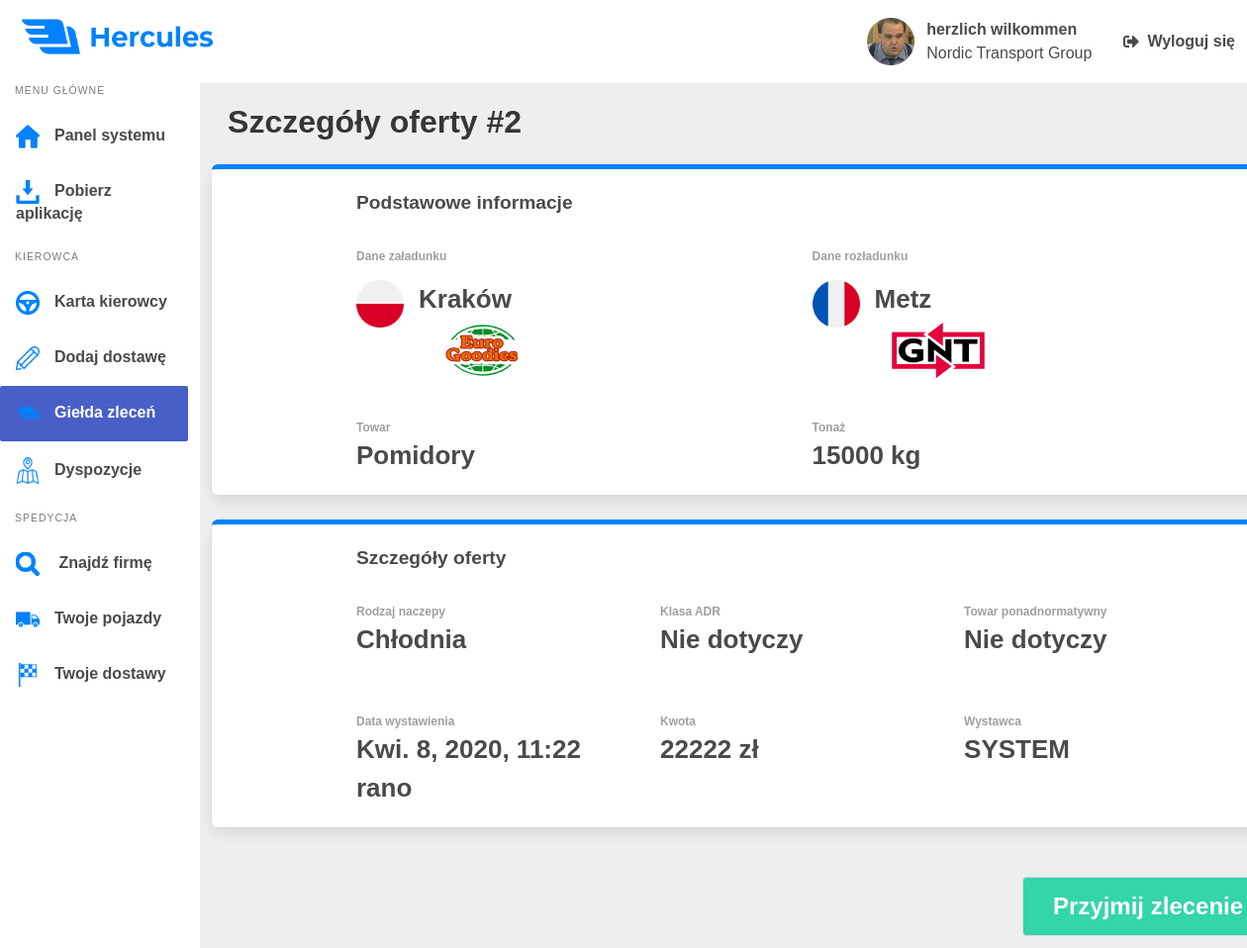
The app's page /Gielda/Offers/2 (signed in) with its own data.
### hercules_app/models.py (models this page shows, shortened)
class Driver(models.Model):
    user = models.OneToOneField(User, on_delete=models.CASCADE, null=True)
    nick = models.CharField(max_length=64, null=True)
    company = models.ForeignKey(Company, on_delete=models.CASCADE, null=True)
    avatar = models.FileField(upload_to='avatars/', null=True)
    last_delivery = models.DateTimeField(auto_now_add=True)
    length_of_service = models.DateTimeField(auto_now_add=True)
    position = models.CharField(max_length=20, null=True)
    is_employeed = models.BooleanField(default=False)

class Company(models.Model):
    id = models.AutoField(primary_key=True)
    name = models.CharField(max_length=128)
    drivers_count = models.SmallIntegerField(default=0)
    logo = models.FileField(upload_to='logos/', default='')
    distance = models.PositiveIntegerField(default=0)
    average_fuel = models.FloatField(default=0.0)
    income = models.PositiveIntegerField(default=0)
    waybill_count = models.PositiveIntegerField(default=0)
    description = models.TextField(default='')
    def __str__(self):
        return self.name

class Gielda(models.Model):
    id = models.AutoField(primary_key=True)
    loading_city = models.CharField(max_length=64)
    loading_country = models.CharField(max_length=64)
    unloading_city = models.CharField(max_length=64)
    unloading_country = models.CharField(max_length=64)
    loading_spedition = models.CharField(max_length=100)
    unloading_spedition = models.CharField(max_length=100)
    cargo = models.CharField(max_length=64)
    tonnage = models.IntegerField(default=0)
    class Trailer(models.TextChoices):
        CURTAIN = 'Firanka', _('curtain')
        REEFER = 'Chłodnia', _('reefer')
        LOWDECK = 'Niskopodłogowa', _('low_deck')
        CISTERN = 'Cysterna', _('cistern')
        TARP = 'Plandeka', _('tarp')  # plandeka
    trailer = models.CharField(choices=Trailer.choices, max_length=14)
    price = models.PositiveIntegerField(default=0)
    creator = models.CharField(default='SYSTEM', max_length=128)
    created_at = models.DateTimeField(auto_now_add=True)
    class Adr(models.TextChoices):
        NONE = 'Nie dotyczy', _('none')
        EXPLOSIVES = 'ADR-1: materiały wybuchowe', _('explosives')
        GASES = 'ADR-2: gazy', _('gases')
        LIQUIDS = 'ADR-3: płyny łatwopalne', _('liquids')
        SOLIDS = 'ADR-4: materiały stałe zapalne', _('solids')
        TOXIC = 'ADR-6: toksyczne i zakaźne substancje', _('toxic')
        CORROSIVE = 'ADR-8: toksyczne substancje', _('corrosive')
    adr = models.CharField(choices=Adr.choices, max_length=64)
    oversized = models.BooleanField(default=False)

### hercules_app/views.py (the view)
# urls.py: path('Gielda/Offers/<int:offer_id>', views.OfferDetailsView, name="offer-details"),
@login_required
def OfferDetailsView(request, offer_id):
    driver = Driver.objects.get(user=request.user)
    offer = Gielda.objects.get(id=offer_id)
    company_drivers_count = Company.objects.values_list(
        'drivers_count', flat=True).get(name=driver.company)
    is_self_employed = False
    request.session['offer_id'] = offer_id
    if company_drivers_count == 1:
        is_self_employed = True
    return render(request, 'hercules_app/offer_details.html', {'offer': offer, 'driver': driver, 'is_self_employed': is_self_employed})

### hercules_app/templates/hercules_app/offer_details.html (shortened to what this page needs)
{% load static %}
<!DOCTYPE html>
<html lang="pl-pl">
<head>
    <link rel="stylesheet" href="https://cdn.jsdelivr.net/npm/bulma@0.8.0/css/bulma.min.css">
    <link rel="stylesheet" type="text/css" href="{% static 'hercules_app/panel.css' %}">
    <link rel="stylesheet" type="text/css" href="{% static 'hercules_app/main.css' %}">
    <link rel="stylesheet" type="text/css" href="{% static 'hercules_app/offer_details.css' %}">
</head>
<body>
    <nav class="navbar" role="navigation" aria-label="main navigation">
        <div class="navbar-start">
            <div class="navbar-brand">
                <a class="navbar-item">
                    <img src="{% static 'hercules_app/assets/logo.png' %}" width="194" height="55">
                </a>
            </div>
        </div>
        <div class="navbar-end is-hidden-mobile">
            <a class="navbar-item">
                <figure class="image is-48x48 avatar-fig">
                    <img class="avatar" src="{% static 'hercules_app/assets/avatar_krawczyk.jpg' %}">
                </figure>
                <span class="user">
                    <p class="username">{{ driver.nick }}</p>
                    {% if driver.company_id %}
                    <p class="company">{{ driver.company.name }}</p>
                    {% endif %}
                </span>
            </a>
            <a class="navbar-item">
                <span class="icon is-medium logout">
                    <i class="fas fa-sign-out-alt"></i>
                </span>
                <p class="logout-text">Wyloguj się</p>
            </a>
        </div>
    </nav>
    <div class="wrapper">
        <div class="columns">
            <aside class="column is-2 aside is-hidden-mobile is-placed-left">
                <nav class="menu">
                    <p class="menu-label">
                        Menu główne
                    </p>
                     <ul class="menu-list">
                        <li>
                            <a href="/panel">
                                <p class="option main-site">Panel systemu</p>
                            </a>
                        </li>
                        <li>
                            <a class="panel-option" href="/download">
                                <p class="option download">Pobierz aplikację</p>
                            </a>
                        </li>
                    </ul>
                    <p class="menu-label">
                        Kierowca
                    </p>
                    <ul class="menu-list">
                        <li>
                            <a href='/drivers-card'>
                                <p class="option driver-card">Karta kierowcy</p>
                            </a>
                        </li>
                        <li>
                            <a href="/add-delivery">
                                <p class="option add-delivery">Dodaj dostawę</p>
                            </a>
                        </li>
                        <li>
                            <a class="is-active" href="/Gielda/Offers">
                                <p class="option gielda">Giełda zleceń</p>
                            </a>
                        </li>
                        <li>
                            <a href="/Dispositions">
                                <p class="option dispositions">Dyspozycje</p>
                            </a>
                        </li>
                    </ul>
                    <p class="menu-label">
                        Spedycja
                    </p>
                    <ul class="menu-list">
                        <li>
                            <a>
                                <p class="option search-company">
                                    Znajdź firmę
                                </p>
                            </a>
                        </li>
                        <li>
                            <a>
                                <p class="option vehicles">Twoje pojazdy</p>
                            </a>
                        </li>
                        <li>
                            <a>
                                <p class="option deliveries">Twoje dostawy</p>
                            </a>
                        </li>
                    </ul>
                </nav>
            </aside>
            <main class="column main">
                <header>
                    <h1 class="title">Szczegóły oferty #{{ offer.id }}</h1>
                </header>
                <div class="box offer-basic-info">
                    <header>
                        <h1 class="basic-info-title">Podstawowe informacje</h1>
                    </header>
                    <div class="columns">
                        <div class="column left">
                            <p class="info-label">Dane załadunku</p>
                            <div class="loading-info">
                                    {% with 'hercules_app/assets/countries/'|add:offer.loading_country|add:'.png' as image_static %}
                                    <img src="{% static image_static %}" class="country-icon">
                                    {% endwith %}
                                    <span class="city-and-company">
                                        <p class="city">{{ offer.loading_city }}</p>
                                        {% with 'hercules_app/assets/companies/'|add:offer.loading_spedition|add:'.png' as image_static %}
                                        <img src="{% static image_static %}" class="company-logo">
                                        {% endwith %}
                                    </span>
                            </div>
                            <div class="cargo-info">
                                <p class="info-label">Towar</p>
                                <h2 class="cargo-name">{{ offer.cargo }}</h2>
                            </div>
                        </div>
                        <div class="column right">
                            <p class="info-label">Dane rozładunku</p>
                            <div class="unloading-info">
                                {% with 'hercules_app/assets/countries/'|add:offer.unloading_country|add:'.png' as image_static %}
                                <img src="{% static image_static %}" class="country-icon">
                                {% endwith %}
                                <span class="city-and-company">
                                    <p class="city">{{ offer.unloading_city }}</p>
                                    {% with 'hercules_app/assets/companies/'|add:offer.unloading_spedition|add:'.png' as image_static %}
                                    <img src="{% static image_static %}" class="company-logo">
                                    {% endwith %}
                                </span>
                            </div>
                            <div class="cargo-info">
                                <p class="info-label">Tonaż</p>
                                <h2 class="tonnage">{{ offer.tonnage }} kg</h2>
                            </div>
                        </div>
                    </div>
                </div>
                <div class="box offer-details">
                    <header>
                        <h1 class="basic-info-title">Szczegóły oferty</h1>
                    </header>
                    <div class="columns">
                        <div class="column left">
                            <div class="trailer-info">
                                <p class="info-label">Rodzaj naczepy</p>
                                <h2 class="trailer">{{ offer.trailer }}</h2>
                            </div>
                        </div>
                        <div class="column">
                            <div class="adr-info">
                                <p class="info-label">Klasa ADR</p>
                                <h2 class="adr-class">{{ offer.adr }}</h2>
                            </div>
                        </div>
                        <div class="column">
                            <div class="oversize-info">
                                <p class="info-label">Towar ponadnormatywny</p>
                                <h2 class="oversize">{% if offer.oversized %} Tak {% endif %} {% if offer.oversized == False %} Nie dotyczy {% endif %}</h2>
                            </div>
                        </div>
                    </div>
                    <div class="columns">
                        <div class="column left">
                            <div class="offer-date">
                                <p class="info-label">Data wystawienia</p>
                                <h2 class="date"> {{ offer.created_at }} </h2>
                            </div>
                        </div>
                        <div class="column">
                            <div class="offer-income">
                                <p class="info-label">Kwota</p>
                                <h2 class="income">{{ offer.price }} zł</h2>
                            </div>
                        </div>
                        <div class="column">
                            <div class="offer-seller">
                                <p class="info-label">Wystawca</p>
                                <h2 class="seller">{{ offer.creator }}</h2>
                            </div>
                        </div>
                    </div>
                </div>
                <div class="field buttons">
                    <div class="control">
                        <a {% if is_self_employed %} href="DisposeOffer/{{ driver.id }}" {% endif %}
                            {% if is_self_employed == False %} href="DisposeOffer/{{ driver.id }}" {% endif %}
                            class="button accept">Przyjmij zlecenie</a>
                    </div>
                </div>
            </main>
        </div>
    </div>
</body>
</html>

### hercules_app/static/hercules_app/panel.css (style rules this page uses)
.city-and-company { margin-left: 15px; }
.city-and-company .city { font-weight: 700; }

### hercules_app/static/hercules_app/main.css (style rules this page uses)
* { font-family: 'Montserrat', sans-serif; }
.navbar-item img { max-height: 4rem !important; margin-left: 5%; margin-bottom: 5%; }
.main { background-color: #EEEEEE; min-height: 94vh; height: 100%; }
.avatar-fig { margin-right: 15px; }
.avatar { border-radius: 25px; }
.username, .logout-text { font-weight: 700; }
.menu { font-family: 'Montserrat', sans-serif; }
.menu .menu-list > li > a { font-weight: 700; padding: 1em; }
.menu .menu-label { margin-left: 15px; font-size: .65em; }
.menu .option:before { content: ''; vertical-align: middle; display: inline-block; width: 24px; margin: 0 15px 0 0; height: 24px; }
.menu .main-site:before { background: url("assets/icons/main-panel.png") no-repeat; }
.menu .download:before { background: url("assets/icons/download.png") no-repeat; }
.menu .driver-card:before { background: url("assets/icons/driver_card.png") no-repeat; }
.menu .add-delivery:before { background: url("assets/icons/add_delivery.png") no-repeat; }
.menu .gielda:before { background: url("assets/icons/gielda.png") no-repeat; }
.menu .dispositions:before { background: url("assets/icons/map.png") no-repeat; height: 27px; }
.menu .search-company:before { background: url("assets/icons/search.png") no-repeat; }
.menu .vehicles:before { background: url("assets/icons/vehicles.png") no-repeat; }
.menu .deliveries:before { background: url("assets/icons/deliveries.png") no-repeat; }
.title { margin-left: 1.5%; margin-top: 2%; }

### hercules_app/static/hercules_app/offer_details.css (style rules this page uses)
.offer-basic-info, .offer-details { margin-top: 25px; border-top: 5px solid #0282FC; margin-right: 10px; }
.basic-info-title, .left { margin-left: 10vw; }
.basic-info-title { font-size: 1.2rem; font-weight: 700; }
.country-icon { width: 48px; height: 48px; }
.info-label { font-weight: 700; color: #9F9F9F; font-size: 12px; margin-top: 30px; }
.loading-info, .unloading-info { display: -webkit-box; display: -ms-flexbox; display: flex; margin-top: 15px; }
.city { font-size: 1.625em; }
.company-logo { width: 128px; }
.cargo-name, .tonnage, .trailer, .seller, .adr-class, .oversize, .date, .income { font-weight: 700; font-size: 1.625em; }
.buttons { margin-top: 50px !important; margin-left: 65vw; }
.accept { background-color: #33D5A9 !important; color: white !important; font-weight: 700; font-size: 1.5rem !important; padding: 20px 30px 20px 30px !important; }

### records on screen
Driver: nick "herzlich wilkommen", company.name "Nordic Transport Group"
Gielda: id "2", loading_city "Kraków", cargo "Pomidory", unloading_city "Metz", tonnage "15000", trailer "Chłodnia", adr "Nie dotyczy", created_at "Kwi. 8, 2020, 11:22 rano", price "22222", creator "SYSTEM"
